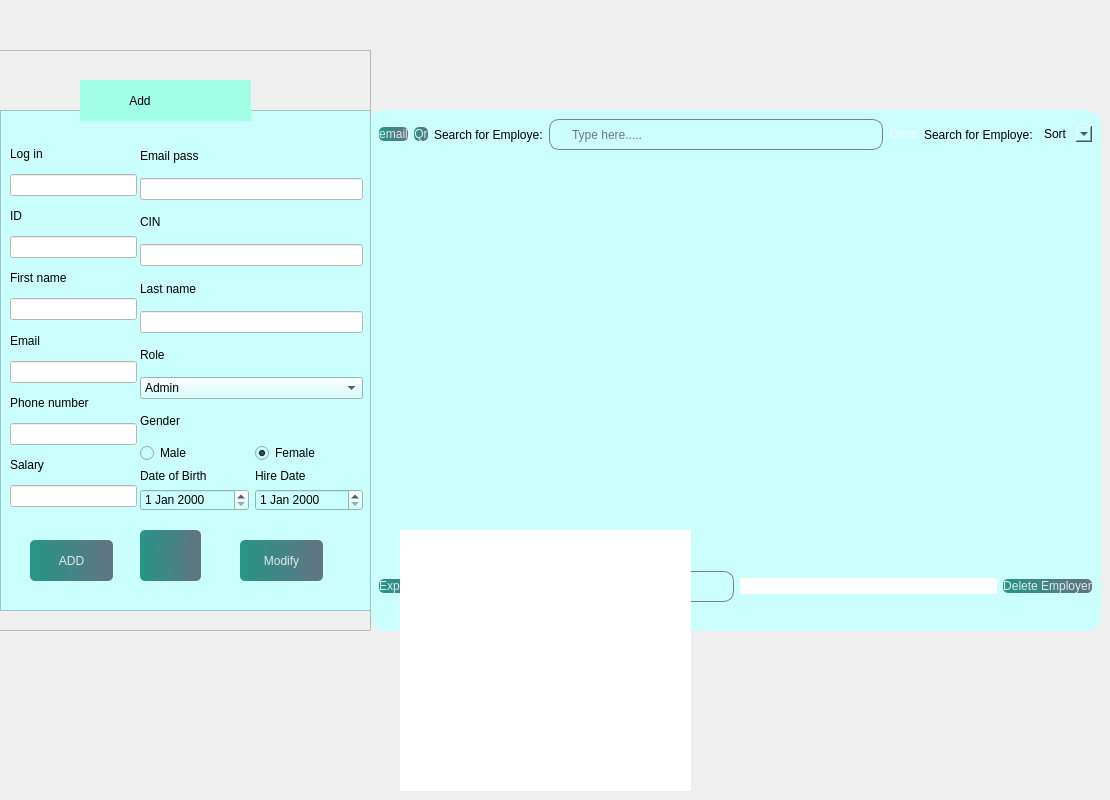
            <widget class="QWidget" name="a1">
             <widget class="QFrame" name="frame_7">
              <property name="geometry">
               <rect>
                <x>370</x>
                <y>110</y>
                <width>731</width>
                <height>521</height>
               </rect>
              </property>
              <property name="styleSheet">
               <string notr="true">
background-color: rgb(202, 255, 251);
border-radius:15px;
</string>
              </property>
              <property name="frameShape">
               <enum>QFrame::StyledPanel</enum>
              </property>
              <property name="frameShadow">
               <enum>QFrame::Raised</enum>
              </property>
              <layout class="QVBoxLayout" name="verticalLayout_17">
               <item>
                <layout class="QHBoxLayout" name="horizontalLayout_5">
                 <item>
                  <widget class="QPushButton" name="email">
                   <property name="styleSheet">
                    <string notr="true">
#email{
color: rgb(0, 0, 0);
}
QPushButton, #email{
	background-color: qlineargradient(spread:pad, x1:0, y1:0.505682, x2:1, y2:0.477, stop:0 rgba(11, 131, 120, 219), stop:1 rgba(85, 98, 112, 226));
	color:rgba(255, 255, 255, 210);
	border-radius:5px;
}

QPushButton#email:hover{
	background-color: qlineargradient(spread:pad, x1:0, y1:0.505682, x2:1, y2:0.477, stop:0 rgba(150, 123, 111, 219), stop:1 rgba(85, 81, 84, 226));
}

QPushButton#email:pressed{
	padding-left:5px;
	padding-top:5px;
	background-color:rgba(150, 123, 111, 255);
}
</string>
                   </property>
                   <property name="text">
                    <string>email</string>
                   </property>
                   <property name="checkable">
                    <bool>true</bool>
                   </property>
                   <property name="checked">
                    <bool>true</bool>
                   </property>
                  </widget>
                 </item>
                 <item>
                  <widget class="QPushButton" name="qr">
                   <property name="styleSheet">
                    <string notr="true">
#qr{
color: rgb(0, 0, 0);
}
QPushButton, #qr{
	background-color: qlineargradient(spread:pad, x1:0, y1:0.505682, x2:1, y2:0.477, stop:0 rgba(11, 131, 120, 219), stop:1 rgba(85, 98, 112, 226));
	color:rgba(255, 255, 255, 210);
	border-radius:5px;
}

QPushButton#qr:hover{
	background-color: qlineargradient(spread:pad, x1:0, y1:0.505682, x2:1, y2:0.477, stop:0 rgba(150, 123, 111, 219), stop:1 rgba(85, 81, 84, 226));
}

QPushButton#qr:pressed{
	padding-left:5px;
	padding-top:5px;
	background-color:rgba(150, 123, 111, 255);
}
</string>
                   </property>
                   <property name="text">
                    <string>Qr</string>
                   </property>
                   <property name="checkable">
                    <bool>true</bool>
                   </property>
                   <property name="checked">
                    <bool>true</bool>
                   </property>
                  </widget>
                 </item>
                 <item>
                  <widget class="QLabel" name="label_15">
                   <property name="styleSheet">
                    <string notr="true">color: rgb(0, 0, 0);</string>
                   </property>
                   <property name="text">
                    <string>Search for Employe:</string>
                   </property>
                  </widget>
                 </item>
                 <item>
                  <widget class="QLineEdit" name="edit_2">
                   <property name="minimumSize">
                    <size>
                     <width>0</width>
                     <height>31</height>
                    </size>
                   </property>
                   <property name="styleSheet">
                    <string notr="true">QLineEdit{
	padding-left: 20px;
	border: 1px solid gray;	
	border-radius: 10px;
color: rgb(0, 0, 0);

}
</string>
                   </property>
                   <property name="placeholderText">
                    <string>Type here.....</string>
                   </property>
                  </widget>
                 </item>
                 <item>
                  <widget class="QPushButton" name="pushButton_4">
                   <property name="styleSheet">
                    <string notr="true">QPushButton, #pushButton_4 {
    background-color: qlineargradient(spread:pad, x1:0, y1:0.505682, x2:1, y2:0.477, 
        stop:0 rgba(11, 131, 120, 219), stop:1 rgba(85, 98, 112, 226));
    color: rgba(255, 255, 255, 210);
    border-radius: 5px;
    transition: background-color 0.3s ease-in-out; /* Transition effect */
}

QPushButton#pushButton_4:hover {
    background-color: qlineargradient(spread:pad, x1:0, y1:0.505682, x2:1, y2:0.477, 
        stop:0 rgba(150, 123, 111, 219), stop:1 rgba(85, 81, 84, 226));
}

QPushButton#pushButton_4:pressed {
    padding-left: 5px;
    padding-top: 5px;
    background-color: rgba(150, 123, 111, 255);
    transition: background-color 0.1s ease-out; /* Faster transition when pressed */
}
</string>
                   </property>
                   <property name="text">
                    <string>Done</string>
                   </property>
                  </widget>
                 </item>
                 <item>
                  <widget class="QLabel" name="label_28">
                   <property name="styleSheet">
                    <string notr="true">color: rgb(0, 0, 0);</string>
                   </property>
                   <property name="text">
                    <string>Search for Employe:</string>
                   </property>
                  </widget>
                 </item>
                 <item>
                  <widget class="QComboBox" name="comboBox_3">
                   <property name="styleSheet">
                    <string notr="true">color: rgb(0, 0, 0);</string>
                   </property>
                   <item>
                    <property name="text">
                     <string>Sort</string>
                    </property>
                   </item>
                   <item>
                    <property name="text">
                     <string>Salary</string>
                    </property>
                    <property name="icon">
                     <iconset resource="resource.qrc">
                      <normaloff>:/img/img/dollar-sign.svg</normaloff>:/img/img/dollar-sign.svg</iconset>
                    </property>
                   </item>
                   <item>
                    <property name="text">
                     <string>Dob</string>
                    </property>
                    <property name="icon">
                     <iconset resource="resource.qrc">
                      <normaloff>:/img/img/award.svg</normaloff>:/img/img/award.svg</iconset>
                    </property>
                   </item>
                  </widget>
                 </item>
                </layout>
               </item>
               <item>
                <widget class="QTableView" name="xx1"/>
               </item>
               <item>
                <layout class="QHBoxLayout" name="horizontalLayout_6">
                 <item>
                  <widget class="QPushButton" name="pushButton_29">
                   <property name="styleSheet">
                    <string notr="true">
#pushButton_29{
color: rgb(0, 0, 0);
}
QPushButton, #pushButton_29{
	background-color: qlineargradient(spread:pad, x1:0, y1:0.505682, x2:1, y2:0.477, stop:0 rgba(11, 131, 120, 219), stop:1 rgba(85, 98, 112, 226));
	color:rgba(255, 255, 255, 210);
	border-radius:5px;
}

QPushButton#pushButton_29:hover{
	background-color: qlineargradient(spread:pad, x1:0, y1:0.505682, x2:1, y2:0.477, stop:0 rgba(150, 123, 111, 219), stop:1 rgba(85, 81, 84, 226));
}

QPushButton#pushButton_29:pressed{
	padding-left:5px;
	padding-top:5px;
	background-color:rgba(150, 123, 111, 255);
}
</string>
                   </property>
                   <property name="text">
                    <string>Exporting PDF</string>
                   </property>
                  </widget>
                 </item>
                 <item>
                  <widget class="QLabel" name="label_42">
                   <property name="text">
                    <string/>
                   </property>
                   <property name="pixmap">
                    <pixmap resource="resource.qrc">:/img/img/download.svg</pixmap>
                   </property>
                  </widget>
                 </item>
                 <item>
                  <widget class="QLineEdit" name="edit_5">
                   <property name="minimumSize">
                    <size>
                     <width>0</width>
                     <height>31</height>
                    </size>
                   </property>
                   <property name="styleSheet">
                    <string notr="true">QLineEdit{
	padding-left: 20px;
	border: 1px solid gray;	
	border-radius: 10px;
color: rgb(0, 0, 0);

}
</string>
                   </property>
                   <property name="placeholderText">
                    <string>Type here.....</string>
                   </property>
                  </widget>
                 </item>
                 <item>
                  <widget class="QLineEdit" name="lineEdit_128">
                   <property name="styleSheet">
                    <string notr="true">background-color: rgb(255, 255, 255);
color: rgb(0, 0, 0);</string>
                   </property>
                  </widget>
                 </item>
                 <item>
                  <widget class="QPushButton" name="deleteButton">
                   <property name="styleSheet">
                    <string notr="true">
#pushButton_21{
color: rgb(0, 0, 0);
}
QPushButton, #pushButton_21{
	background-color: qlineargradient(spread:pad, x1:0, y1:0.505682, x2:1, y2:0.477, stop:0 rgba(11, 131, 120, 219), stop:1 rgba(85, 98, 112, 226));
	color:rgba(255, 255, 255, 210);
	border-radius:5px;
}

QPushButton#pushButton_21:hover{
	background-color: qlineargradient(spread:pad, x1:0, y1:0.505682, x2:1, y2:0.477, stop:0 rgba(150, 123, 111, 219), stop:1 rgba(85, 81, 84, 226));
}

QPushButton#pushButton_21:pressed{
	padding-left:5px;
	padding-top:5px;
	background-color:rgba(150, 123, 111, 255);
}
</string>
                   </property>
                   <property name="text">
                    <string>Delete Employer</string>
                   </property>
                   <property name="checkable">
                    <bool>true</bool>
                   </property>
                   <property name="checked">
                    <bool>false</bool>
                   </property>
                  </widget>
                 </item>
                </layout>
               </item>
               <item>
                <widget class="QLabel" name="pic1">
                 <property name="text">
                  <string/>
                 </property>
                 <property name="pixmap">
                  <pixmap>../../../Downloads/main/interface_qt/img/Nouveau dossier/aze.png</pixmap>
                 </property>
                </widget>
               </item>
              </layout>
             </widget>
             <widget class="QFrame" name="frame_3">
              <property name="geometry">
               <rect>
                <x>-10</x>
                <y>50</y>
                <width>381</width>
                <height>581</height>
               </rect>
              </property>
              <property name="frameShape">
               <enum>QFrame::StyledPanel</enum>
              </property>
              <property name="frameShadow">
               <enum>QFrame::Raised</enum>
              </property>
              <widget class="QFrame" name="frame">
               <property name="geometry">
                <rect>
                 <x>10</x>
                 <y>60</y>
                 <width>371</width>
                 <height>501</height>
                </rect>
               </property>
               <property name="styleSheet">
                <string notr="true">
background-color: rgb(202, 255, 251)</string>
               </property>
               <property name="frameShape">
                <enum>QFrame::StyledPanel</enum>
               </property>
               <property name="frameShadow">
                <enum>QFrame::Raised</enum>
               </property>
               <widget class="QPushButton" name="addButton">
                <property name="geometry">
                 <rect>
                  <x>30</x>
                  <y>430</y>
                  <width>83</width>
                  <height>41</height>
                 </rect>
                </property>
                <property name="styleSheet">
                 <string notr="true">
#addButton{
color: rgb(0, 0, 0);
}
QPushButton, #addButton{
	background-color: qlineargradient(spread:pad, x1:0, y1:0.505682, x2:1, y2:0.477, stop:0 rgba(11, 131, 120, 219), stop:1 rgba(85, 98, 112, 226));
	color:rgba(255, 255, 255, 210);
	border-radius:5px;
}

QPushButton#addButton:hover{
	background-color: qlineargradient(spread:pad, x1:0, y1:0.505682, x2:1, y2:0.477, stop:0 rgba(150, 123, 111, 219), stop:1 rgba(85, 81, 84, 226));
}

QPushButton#addButton:pressed{
	padding-left:5px;
	padding-top:5px;
	background-color:rgba(150, 123, 111, 255);
}
</string>
                </property>
                <property name="text">
                 <string>ADD</string>
                </property>
                <property name="checkable">
                 <bool>true</bool>
                </property>
                <property name="checked">
                 <bool>true</bool>
                </property>
               </widget>
               <widget class="QPushButton" name="pushButton_20">
                <property name="geometry">
                 <rect>
                  <x>140</x>
                  <y>420</y>
                  <width>61</width>
                  <height>51</height>
                 </rect>
                </property>
                <property name="styleSheet">
                 <string notr="true">
#pushButton_20{
color: rgb(0, 0, 0);
}
QPushButton, #pushButton_20{
	background-color: qlineargradient(spread:pad, x1:0, y1:0.505682, x2:1, y2:0.477, stop:0 rgba(11, 131, 120, 219), stop:1 rgba(85, 98, 112, 226));
	color:rgba(255, 255, 255, 210);
	border-radius:5px;
}

QPushButton#pushButton_20:hover{
	background-color: qlineargradient(spread:pad, x1:0, y1:0.505682, x2:1, y2:0.477, stop:0 rgba(150, 123, 111, 219), stop:1 rgba(85, 81, 84, 226));
}

QPushButton#pushButton_20:pressed{
	padding-left:5px;
	padding-top:5px;
	background-color:rgba(150, 123, 111, 255);
}
</string>
                </property>
                <property name="text">
                 <string/>
                </property>
                <property name="icon">
                 <iconset resource="resource.qrc">
                  <normaloff>:/img/img/trash-2.svg</normaloff>:/img/img/trash-2.svg</iconset>
                </property>
               </widget>
               <widget class="QWidget" name="layoutWidget_4">
                <property name="geometry">
                 <rect>
                  <x>10</x>
                  <y>30</y>
                  <width>127</width>
                  <height>367</height>
                 </rect>
                </property>
                <layout class="QVBoxLayout" name="verticalLayout_18">
                 <item>
                  <widget class="QLabel" name="label_3">
                   <property name="styleSheet">
                    <string notr="true">
color: rgb(0, 0, 0);</string>
                   </property>
                   <property name="text">
                    <string>Log in</string>
                   </property>
                  </widget>
                 </item>
                 <item>
                  <widget class="QLineEdit" name="lineEdit_17">
                   <property name="styleSheet">
                    <string notr="true">background-color: rgb(255, 255, 255);
color: rgb(0, 0, 0);</string>
                   </property>
                  </widget>
                 </item>
                 <item>
                  <widget class="QLabel" name="label_7">
                   <property name="styleSheet">
                    <string notr="true">color: rgb(0, 0, 0);</string>
                   </property>
                   <property name="text">
                    <string>ID</string>
                   </property>
                  </widget>
                 </item>
                 <item>
                  <widget class="QLineEdit" name="lineEdit_16">
                   <property name="styleSheet">
                    <string notr="true">background-color: rgb(255, 255, 255);
color: rgb(0, 0, 0);</string>
                   </property>
                  </widget>
                 </item>
                 <item>
                  <widget class="QLabel" name="label_10">
                   <property name="styleSheet">
                    <string notr="true">color: rgb(0, 0, 0);</string>
                   </property>
                   <property name="text">
                    <string>First name</string>
                   </property>
                  </widget>
                 </item>
                 <item>
                  <widget class="QLineEdit" name="lineEdit_20">
                   <property name="styleSheet">
                    <string notr="true">background-color: rgb(255, 255, 255);
color: rgb(0, 0, 0);</string>
                   </property>
                  </widget>
                 </item>
                 <item>
                  <widget class="QLabel" name="label_11">
                   <property name="styleSheet">
                    <string notr="true">color: rgb(0, 0, 0);</string>
                   </property>
                   <property name="text">
                    <string>Email</string>
                   </property>
                  </widget>
                 </item>
                 <item>
                  <widget class="QLineEdit" name="lineEdit_21">
                   <property name="styleSheet">
                    <string notr="true">background-color: rgb(255, 255, 255);
color: rgb(0, 0, 0);</string>
                   </property>
                  </widget>
                 </item>
                 <item>
                  <widget class="QLabel" name="label_13">
                   <property name="styleSheet">
                    <string notr="true">color: rgb(0, 0, 0);</string>
                   </property>
                   <property name="text">
                    <string>Phone number</string>
                   </property>
                  </widget>
                 </item>
                 <item>
                  <widget class="QLineEdit" name="lineEdit_22">
                   <property name="styleSheet">
                    <string notr="true">background-color: rgb(255, 255, 255);
color: rgb(0, 0, 0);</string>
                   </property>
                  </widget>
                 </item>
                 <item>
                  <widget class="QLabel" name="label_12">
                   <property name="styleSheet">
                    <string notr="true">color: rgb(0, 0, 0);</string>
                   </property>
                   <property name="text">
                    <string>Salary</string>
                   </property>
                  </widget>
                 </item>
                 <item>
                  <widget class="QLineEdit" name="lineEdit_39">
                   <property name="styleSheet">
                    <string notr="true">background-color: rgb(255, 255, 255);
color: rgb(0, 0, 0);</string>
                   </property>
                  </widget>
                 </item>
                </layout>
               </widget>
               <widget class="QWidget" name="layoutWidget_5">
                <property name="geometry">
                 <rect>
                  <x>140</x>
                  <y>30</y>
                  <width>223</width>
                  <height>371</height>
                 </rect>
                </property>
                <layout class="QVBoxLayout" name="verticalLayout_19">
                 <item>
                  <widget class="QLabel" name="label_5">
                   <property name="styleSheet">
                    <string notr="true">color: rgb(0, 0, 0);</string>
                   </property>
                   <property name="text">
                    <string>Email pass</string>
                   </property>
                  </widget>
                 </item>
                 <item>
                  <widget class="QLineEdit" name="lineEdit_18">
                   <property name="styleSheet">
                    <string notr="true">background-color: rgb(255, 255, 255);
color: rgb(0, 0, 0);</string>
                   </property>
                  </widget>
                 </item>
                 <item>
                  <widget class="QLabel" name="label_6">
                   <property name="styleSheet">
                    <string notr="true">color: rgb(0, 0, 0);</string>
                   </property>
                   <property name="text">
                    <string>CIN</string>
                   </property>
                  </widget>
                 </item>
                 <item>
                  <widget class="QLineEdit" name="lineEdit_19">
                   <property name="styleSheet">
                    <string notr="true">background-color: rgb(255, 255, 255);
color: rgb(0, 0, 0);</string>
                   </property>
                  </widget>
                 </item>
                 <item>
                  <widget class="QLabel" name="label_9">
                   <property name="styleSheet">
                    <string notr="true">color: rgb(0, 0, 0);</string>
                   </property>
                   <property name="text">
                    <string>Last name</string>
                   </property>
                  </widget>
                 </item>
                 <item>
                  <widget class="QLineEdit" name="lineEdit_40">
                   <property name="styleSheet">
                    <string notr="true">background-color: rgb(255, 255, 255);
color: rgb(0, 0, 0);</string>
                   </property>
                  </widget>
                 </item>
                 <item>
                  <widget class="QLabel" name="label_46">
                   <property name="styleSheet">
                    <string notr="true">color: rgb(0, 0, 0);</string>
                   </property>
                   <property name="text">
                    <string>Role</string>
                   </property>
                  </widget>
                 </item>
                 <item>
                  <widget class="QComboBox" name="comboBox">
                   <property name="styleSheet">
                    <string notr="true">color: rgb(0, 0, 0);</string>
                   </property>
                   <item>
                    <property name="text">
                     <string>Admin</string>
                    </property>
                   </item>
                   <item>
                    <property name="text">
                     <string>sales section</string>
                    </property>
                   </item>
                   <item>
                    <property name="text">
                     <string>order section</string>
                    </property>
                   </item>
                   <item>
                    <property name="text">
                     <string>commande section</string>
                    </property>
                   </item>
                   <item>
                    <property name="text">
                     <string>stock section</string>
                    </property>
                   </item>
                  </widget>
                 </item>
                 <item>
                  <widget class="QLabel" name="label_8">
                   <property name="styleSheet">
                    <string notr="true">color: rgb(0, 0, 0);</string>
                   </property>
                   <property name="text">
                    <string>Gender</string>
                   </property>
                  </widget>
                 </item>
                 <item>
                  <layout class="QHBoxLayout" name="horizontalLayout_7">
                   <item>
                    <widget class="QRadioButton" name="radioButton">
                     <property name="styleSheet">
                      <string notr="true">color: rgb(0, 0, 0);</string>
                     </property>
                     <property name="text">
                      <string>Male</string>
                     </property>
                     <property name="checkable">
                      <bool>true</bool>
                     </property>
                     <property name="checked">
                      <bool>false</bool>
                     </property>
                     <property name="autoExclusive">
                      <bool>false</bool>
                     </property>
                    </widget>
                   </item>
                   <item>
                    <widget class="QRadioButton" name="radioButton_3">
                     <property name="styleSheet">
                      <string notr="true">color: rgb(0, 0, 0);</string>
                     </property>
                     <property name="text">
                      <string>Female</string>
                     </property>
                     <property name="checkable">
                      <bool>true</bool>
                     </property>
                     <property name="checked">
                      <bool>true</bool>
                     </property>
                     <property name="autoExclusive">
                      <bool>true</bool>
                     </property>
                    </widget>
                   </item>
                  </layout>
                 </item>
                 <item>
                  <layout class="QHBoxLayout" name="horizontalLayout_8">
                   <item>
                    <layout class="QVBoxLayout" name="verticalLayout_20">
                     <item>
                      <widget class="QLabel" name="label_44">
                       <property name="styleSheet">
                        <string notr="true">color: rgb(0, 0, 0);</string>
                       </property>
                       <property name="text">
                        <string>Date of Birth</string>
                       </property>
                      </widget>
                     </item>
                     <item>
                      <widget class="QDateEdit" name="dateEdit">
                       <property name="styleSheet">
                        <string notr="true">color: rgb(0, 0, 0);</string>
                       </property>
                      </widget>
                     </item>
                    </layout>
                   </item>
                   <item>
                    <layout class="QVBoxLayout" name="verticalLayout_21">
                     <item>
                      <widget class="QLabel" name="label_45">
                       <property name="styleSheet">
                        <string notr="true">color: rgb(0, 0, 0);</string>
                       </property>
                       <property name="text">
                        <string>Hire Date</string>
                       </property>
                      </widget>
                     </item>
                     <item>
                      <widget class="QDateEdit" name="dateEdit_2">
                       <property name="styleSheet">
                        <string notr="true">color: rgb(0, 0, 0);</string>
                       </property>
                      </widget>
                     </item>
                    </layout>
                   </item>
                  </layout>
                 </item>
                </layout>
               </widget>
               <widget class="QPushButton" name="modifyButton">
                <property name="geometry">
                 <rect>
                  <x>240</x>
                  <y>430</y>
                  <width>83</width>
                  <height>41</height>
                 </rect>
                </property>
                <property name="styleSheet">
                 <string notr="true">
#modifyButton{
color: rgb(0, 0, 0);
}
QPushButton, #modifyButton{
	background-color: qlineargradient(spread:pad, x1:0, y1:0.505682, x2:1, y2:0.477, stop:0 rgba(11, 131, 120, 219), stop:1 rgba(85, 98, 112, 226));
	color:rgba(255, 255, 255, 210);
	border-radius:5px;
}

QPushButton#modifyButton:hover{
	background-color: qlineargradient(spread:pad, x1:0, y1:0.505682, x2:1, y2:0.477, stop:0 rgba(150, 123, 111, 219), stop:1 rgba(85, 81, 84, 226));
}

QPushButton#modifyButton:pressed{
	padding-left:5px;
	padding-top:5px;
	background-color:rgba(150, 123, 111, 255);
}
</string>
                </property>
                <property name="text">
                 <string>Modify</string>
                </property>
                <property name="checkable">
                 <bool>true</bool>
                </property>
                <property name="checked">
                 <bool>true</bool>
                </property>
               </widget>
              </widget>
              <widget class="QLabel" name="label_14">
               <property name="geometry">
                <rect>
                 <x>90</x>
                 <y>30</y>
                 <width>171</width>
                 <height>41</height>
                </rect>
               </property>
               <property name="styleSheet">
                <string notr="true">color: rgb(0, 0, 0);
background-color: rgb(160, 255, 228);</string>
               </property>
               <property name="text">
                <string>               Add</string>
               </property>
              </widget>
             </widget>
             <widget class="QLabel" name="labelQRCode">
              <property name="geometry">
               <rect>
                <x>400</x>
                <y>530</y>
                <width>291</width>
                <height>261</height>
               </rect>
              </property>
              <property name="styleSheet">
               <string notr="true">background-color: rgb(255, 255, 255);</string>
              </property>
              <property name="text">
               <string/>
              </property>
             </widget>
            </widget>
